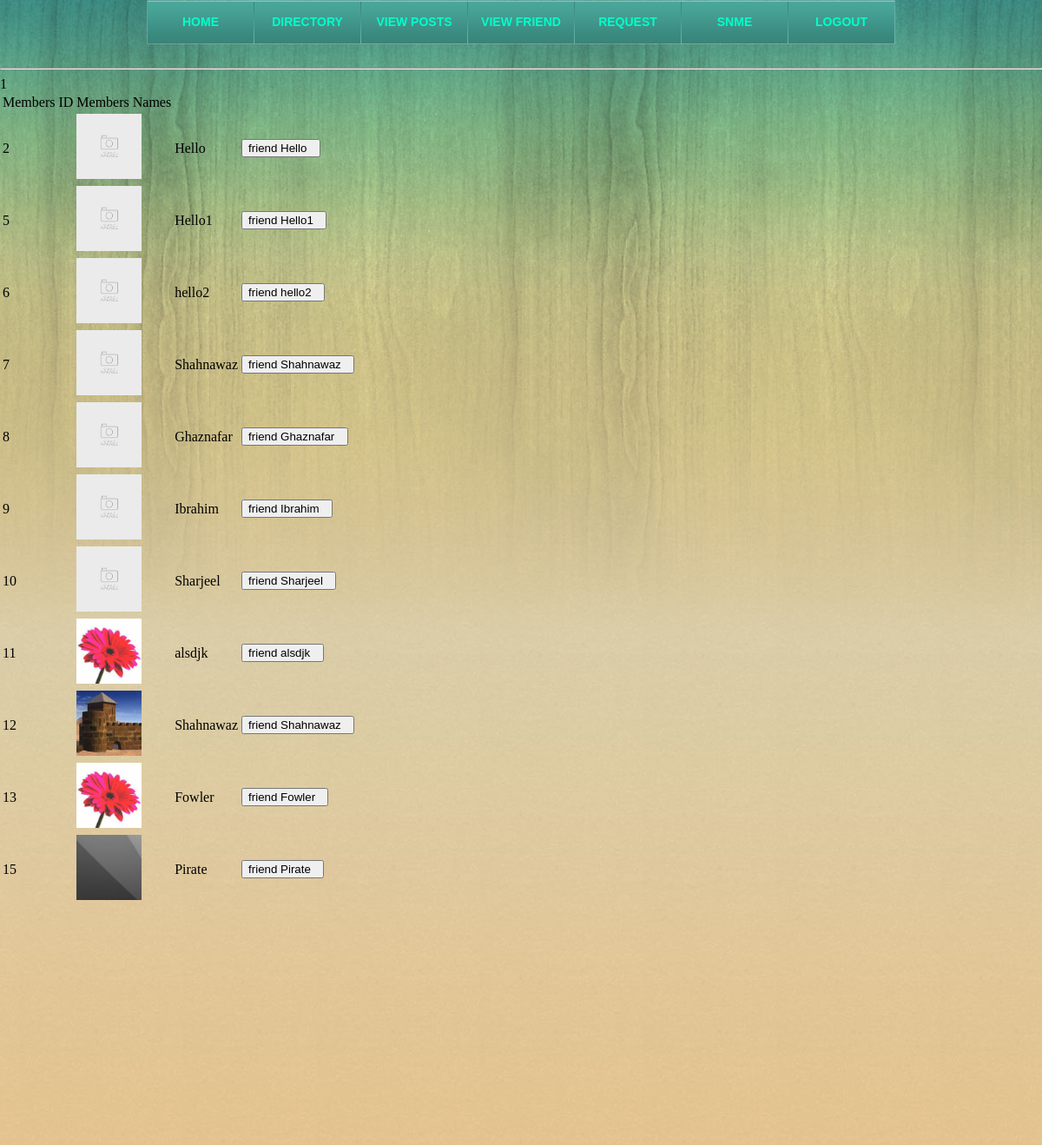
Page /mDir.php (signed in) on the committed database.
### tables this page shows
CREATE TABLE IF NOT EXISTS `user_table` (
  `user_id` int(11) NOT NULL AUTO_INCREMENT,
  `name` varchar(100) NOT NULL,
  `email` varchar(100) NOT NULL,
  `password` varchar(50) NOT NULL,
  `DOB` date NOT NULL,
  `gender` varchar(10) NOT NULL,
  `user_type` varchar(10) NOT NULL,
  `image` varchar(100) NOT NULL,
  PRIMARY KEY (`user_id`,`email`),
  UNIQUE KEY `user_id` (`user_id`)
);

### mDir.php (the view, shortened to what this page needs)
<!doctype html>
<html>
<head>
<link rel="stylesheet" type="text/css" href="include/style.css">
</head>
<body>
<main>
<table>
	<tr>
    	<td>Members ID</td>
        <td>Members Names</td>
    </tr>
<?php
include 'header.php';
?>
<?php
		echo $a = @$_SESSION['user_id'];
	$query1 = "select * from user_table where user_id!='$a'";
	$run = mysql_query($query1);
	while($row = mysql_fetch_array($run))
	{
		$id = $row['user_id'];
		$name = $row['name'];
		$image = $row['image'];
		if($image=="" || $image == NULL)
		{
				$image = "img/images.jpg";
		}
?>
    <tr>
    <form method="post" action="test.php">
    	<td><?php echo $id; ?></td>
        <td><img src="<?php echo $image; ?>" width="75" height="75" title="<?php echo $name; ?>"></td>
        <td><?php echo $name; ?></td>
        <td>
            <input type="submit" name="submit" value="friend <?php echo $name;?>  "/> </td>
    </form>
    </tr>
    <?php }?>
</table>
</main>
</body>
</html>

### include/style.css (style rules this page uses)
main { background:url(bg-pattern.jpg) repeat-x center top; min-height: 1318px; }
body { margin:0px; background:url(bg-body.jpg) repeat left bottom; }

### header.php (style rules this page uses)
body { margin:0; }
img { border:0; }

### rows in the picture
user_table: user "2", name "Hello", submit "friend Hello"
user_table: user "5", name "Hello1", submit "friend Hello1"
user_table: user "6", name "hello2", submit "friend hello2"
user_table: user "7", name "Shahnawaz", submit "friend Shahnawaz"
user_table: user "8", name "Ghaznafar", submit "friend Ghaznafar"
user_table: user "9", name "Ibrahim", submit "friend Ibrahim"
user_table: user "10", name "Sharjeel", submit "friend Sharjeel"
user_table: user "11", image (picture), name "alsdjk", submit "friend alsdjk"
user_table: user "12", image (picture), name "Shahnawaz", submit "friend Shahnawaz"
user_table: user "13", image (picture), name "Fowler", submit "friend Fowler"
user_table: user "15", image (picture), name "Pirate", submit "friend Pirate"
